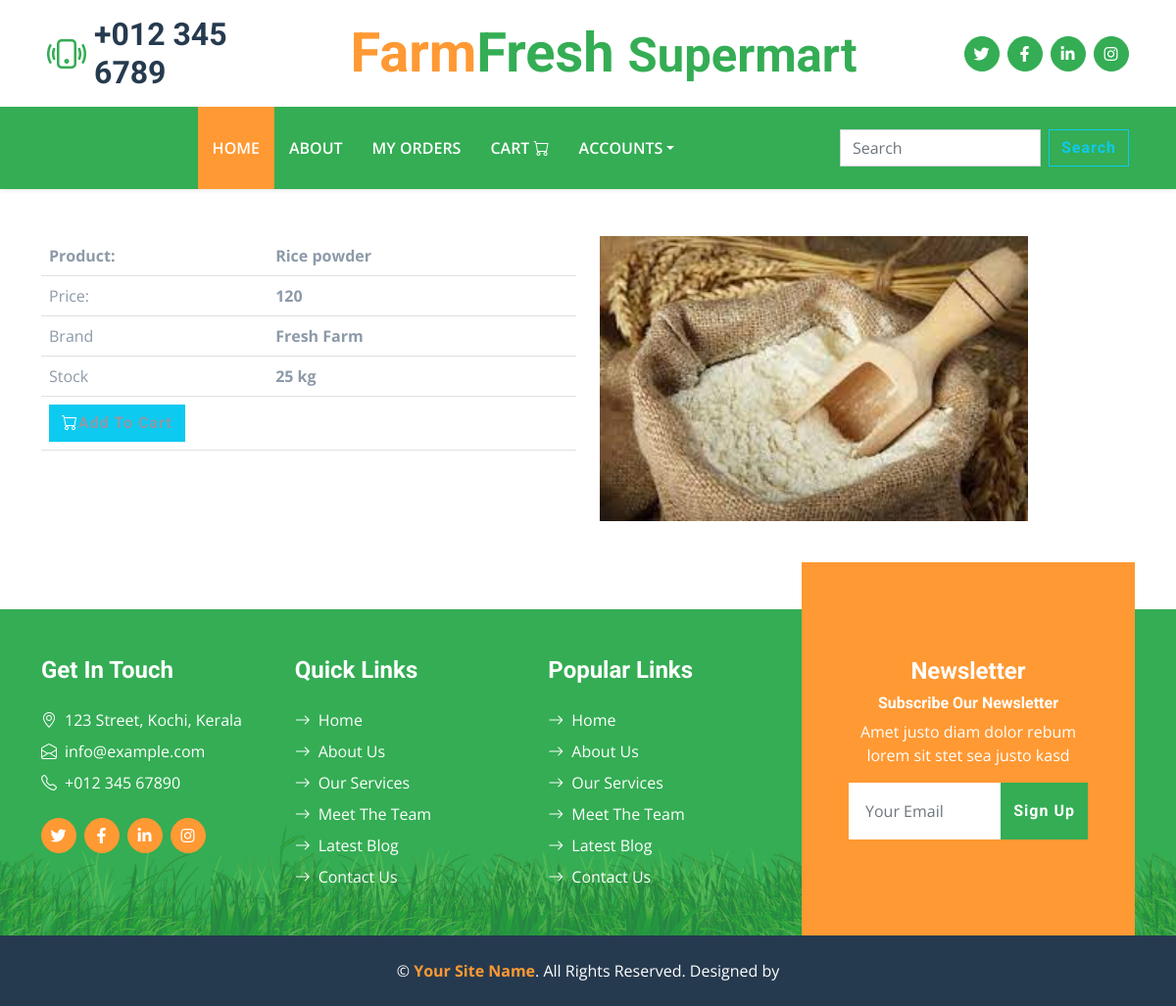
The page /ProductSingleview/4 on the database as committed earlier.
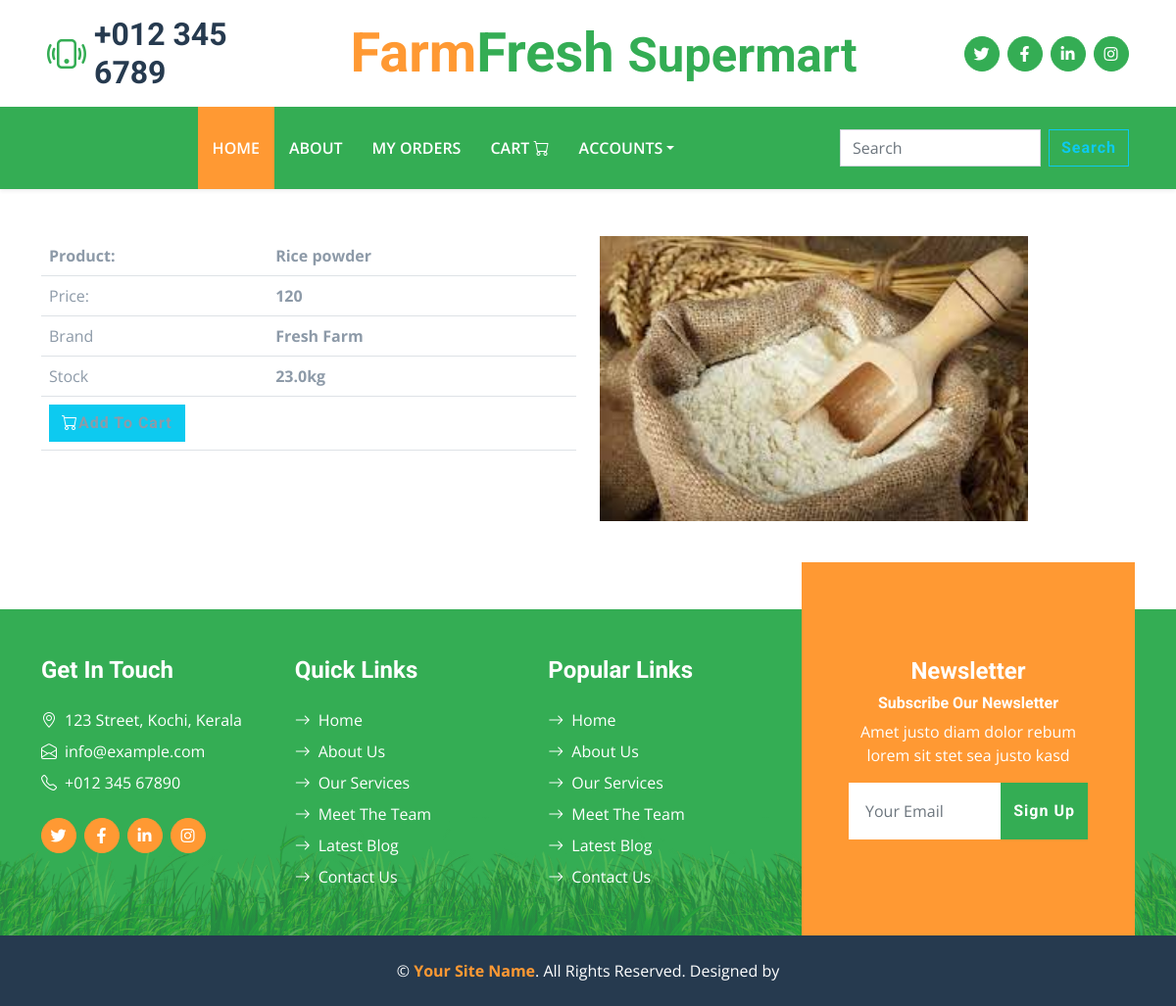
The same page on the database as committed later.
### products/models.py (models this page shows, shortened)
class Products(models.Model):
    Product_category = models.CharField(max_length=255,choices=(
        ("FreshGoods","FreshGoods"),
        ("Groceries","Groceries"),
        ("Provision",'Provision'),
        ("Cosmetics","Cosmetics"),
        ("Beverages","Beverages"),
        ("Bakeries","Bakeries"),
        ("Other","Other")
    )
                                        )
    Product_Name = models.CharField(max_length=255)
    Product_unit_Price = models.CharField(max_length=255)
    GST = models.CharField(max_length=255)
    Product_Brand = models.CharField(max_length=255)
    Product_Stock = models.CharField(max_length=255)
    Batch_Code = models.CharField(max_length=255)
    product_Image = models.FileField(upload_to="product_image")
    Expairy_Date = models.CharField(max_length=255,null=True,blank=True)
    vender = models.ForeignKey(Venders,on_delete=models.CASCADE,null=True)

### Home/views.py (the view)
# urls.py: path("ProductSingleview/<int:pk>",views.ProductSingleview,name="ProductSingleview")
def ProductSingleview(request,pk):
    product = Products.objects.get(id = pk)
    context = {
        "product":product
    }
    return render(request,"productsingleview.html",context)

### templates/productsingleview.html (shortened to what this page needs)
{% extends "index.html" %}
{% block content %}
<div class="container mt-5">
    <div class="productcontainer">
        <div class="row">
            <div class="col-md-6">
                <div class="itemcomtainer">
                    <table class="table">
                        <tr>
                            <th>Product:</th>
                            <th>{{product.Product_Name}}</th>
                        </tr>
                        <tr>
                            <td>Price:</td>
                            <th>{{product.Product_unit_Price}}</th>
                        </tr>
                        <tr>
                            <td>Brand</td>
                            <th>{{product.Product_Brand}}</th>
                        </tr>
                        <tr>
                            <td>Stock</td>
                            <th>{{product.Product_Stock}}</th>
                        </tr>
                        <tr>
                            <th colspan="2">
                            <a class="btn bg-info" href="{%url 'CartAdd' product.id %}"><i class="bi bi-cart text-white"></i>Add To Cart</a>
                            </th>
                        </tr>
                    </table>
                </div>
            </div>
            <div class="col-md-6">
                <div class="itemcomtainer">
                    <img src="{{product.product_Image.url}}" style="width:80%" alt="">
                </div>
            </div>
        </div>
    </div>
</div>
{% endblock %}

Rows that differ between the two databases and show on the page:
changed Products "Rice powder": Product_Stock "25 kg" → "23.0kg"
